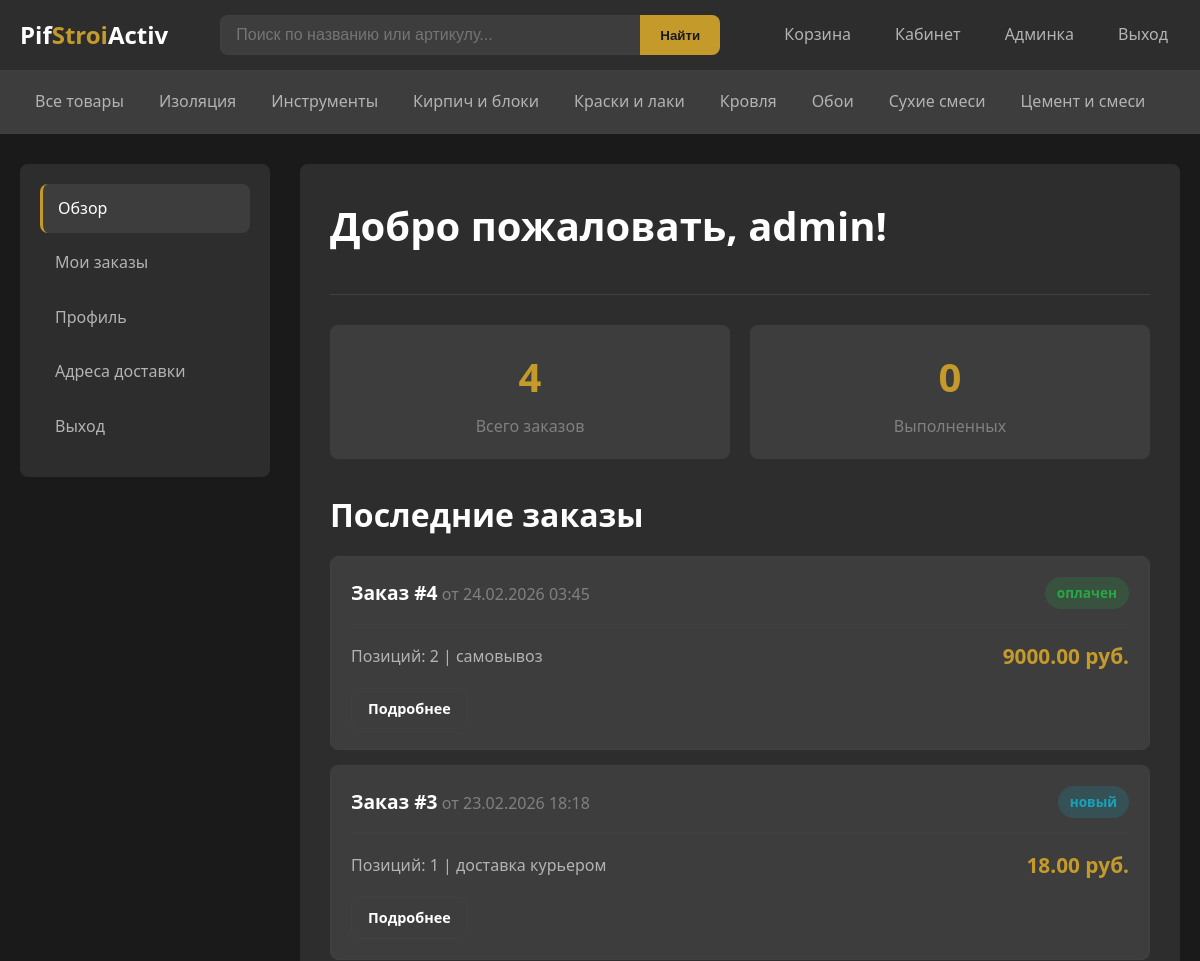
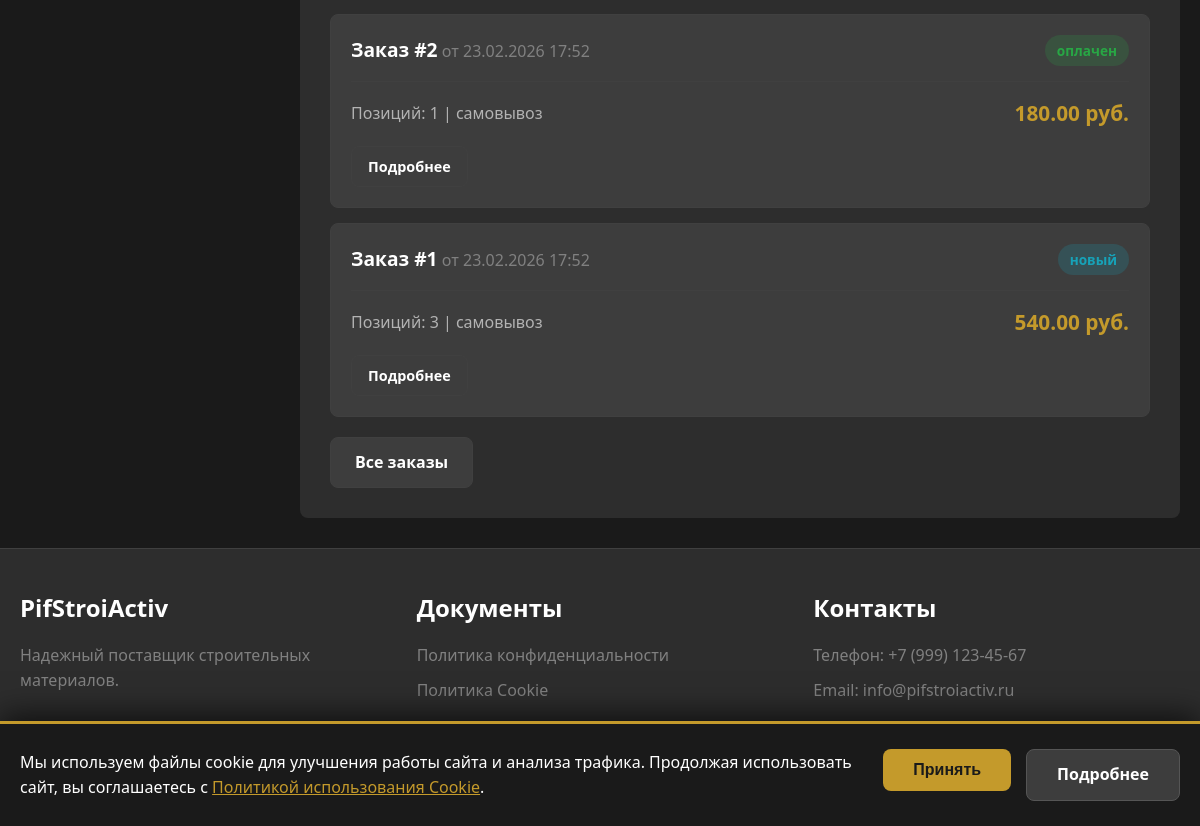
The page /cabinet (signed in) on the database its author committed (2 pictures, top to bottom).
### models.py (models this page shows, shortened)
class Category(db.Model):
    __tablename__ = 'categories'
    id = db.Column(db.Integer, primary_key=True)
    name = db.Column(db.String(100), unique=True, nullable=False, index=True)
    description = db.Column(db.Text)
    products = db.relationship('Product', backref='category', lazy='dynamic')

class User(UserMixin, db.Model):
    __tablename__ = 'users'
    id = db.Column(db.Integer, primary_key=True)
    username = db.Column(db.String(80), unique=True, nullable=False, index=True)
    email = db.Column(db.String(120), unique=True, nullable=False, index=True)
    phone = db.Column(db.String(20))
    password_hash = db.Column(db.String(256), nullable=False)
    is_admin = db.Column(db.Boolean, default=False)
    is_blocked = db.Column(db.Boolean, default=False)
    registration_date = db.Column(db.DateTime, default=datetime.utcnow)
    addresses = db.relationship('Address', backref='user', lazy='dynamic', cascade='all, delete-orphan')
    orders = db.relationship('Order', backref='user', lazy='dynamic', cascade='all, delete-orphan')

class Order(db.Model):
    __tablename__ = 'orders'
    id = db.Column(db.Integer, primary_key=True)
    user_id = db.Column(db.Integer, db.ForeignKey('users.id'), nullable=False)
    order_date = db.Column(db.DateTime, default=datetime.utcnow, index=True)
    status = db.Column(db.String(50), default='новый')
    total_amount = db.Column(db.Float, nullable=False)
    delivery_address = db.Column(db.String(500))
    delivery_type = db.Column(db.String(50))  # самовывоз или доставка курьером
    payment_type = db.Column(db.String(50), default='наличные при получении')
    comment = db.Column(db.Text)
    phone = db.Column(db.String(20))
    email = db.Column(db.String(120))
    items = db.relationship('OrderItem', backref='order', lazy='dynamic', cascade='all, delete-orphan')
    STATUSES = [
        ('новый', 'Новый'),
        ('в обработке', 'В обработке'),
        ('оплачен', 'Оплачен'),
        ('отправлен', 'Отправлен'),
        ('выполнен', 'Выполнен'),
        ('отменен', 'Отменен')
    ]
    def get_status_class(self):
        status_classes = {
            'новый': 'status-new',
            'в обработке': 'status-processing',
            'оплачен': 'status-paid',
            'отправлен': 'status-shipped',
            'выполнен': 'status-completed',
            'отменен': 'status-cancelled'
        }
        return status_classes.get(self.status, 'status-new')
    def get_items_count(self):
        return sum(item.quantity for item in self.items)

class OrderItem(db.Model):
    __tablename__ = 'order_items'
    id = db.Column(db.Integer, primary_key=True)
    order_id = db.Column(db.Integer, db.ForeignKey('orders.id'), nullable=False)
    product_id = db.Column(db.Integer, db.ForeignKey('products.id'), nullable=False)
    quantity = db.Column(db.Integer, nullable=False)
    price_at_time = db.Column(db.Float, nullable=False)  # Цена на момент заказа
    product = db.relationship('Product', backref='order_items')

### app.py (the view)
@app.route('/cabinet')
@login_required
def cabinet():
    recent_orders = Order.query.filter_by(user_id=current_user.id) \
        .order_by(Order.order_date.desc()).limit(5).all()
    total_orders = Order.query.filter_by(user_id=current_user.id).count()
    completed_orders = Order.query.filter_by(
        user_id=current_user.id,
        status='выполнен'
    ).count()
    return render_template('cabinet/dashboard.html',
                           recent_orders=recent_orders,
                           total_orders=total_orders,
                           completed_orders=completed_orders)

### app.py (called while the page is built)
@login_manager.user_loader
def load_user(user_id):
    return User.query.get(int(user_id))

def get_cart():
    if 'cart' not in session:
        session['cart'] = {}
    return session['cart']

def get_cart_count():
    cart = get_cart()
    return sum(cart.values())

@app.context_processor
def inject_globals():
    categories = Category.query.order_by(Category.name).all()
    cart_count = get_cart_count()
    return dict(
        categories=categories,
        cart_count=cart_count,
        current_year=datetime.now().year
    )

### templates/cabinet/dashboard.html (shortened to what this page needs)
{% extends "base.html" %}
{% block content %}
<div class="cabinet-layout">
    <aside class="cabinet-sidebar">
        <ul class="cabinet-menu">
            <li><a href="{{ url_for('cabinet') }}" class="active">Обзор</a></li>
            <li><a href="{{ url_for('cabinet_orders') }}">Мои заказы</a></li>
            <li><a href="{{ url_for('cabinet_profile') }}">Профиль</a></li>
            <li><a href="{{ url_for('cabinet_addresses') }}">Адреса доставки</a></li>
            <li><a href="{{ url_for('logout') }}">Выход</a></li>
        </ul>
    </aside>
    <div class="cabinet-content">
        <div class="cabinet-header">
            <h1>Добро пожаловать, {{ current_user.username }}!</h1>
        </div>
        <div class="stats-grid">
            <div class="stat-card">
                <div class="stat-value">{{ total_orders }}</div>
                <div class="stat-label">Всего заказов</div>
            </div>
            <div class="stat-card">
                <div class="stat-value">{{ completed_orders }}</div>
                <div class="stat-label">Выполненных</div>
            </div>
        </div>
        <h2>Последние заказы</h2>
        {% if recent_orders %}
        <div class="orders-list">
            {% for order in recent_orders %}
            <div class="order-card">
                <div class="order-card-header">
                    <div>
                        <span class="order-number">Заказ #{{ order.id }}</span>
                        <span class="order-date">от {{ order.order_date.strftime('%d.%m.%Y %H:%M') }}</span>
                    </div>
                    <span class="order-status {{ order.get_status_class() }}">{{ order.status }}</span>
                </div>
                <div class="order-card-body">
                    <div class="order-info">
                        Позиций: {{ order.get_items_count() }} | {{ order.delivery_type }}
                    </div>
                    <div class="order-total">{{ "%.2f"|format(order.total_amount) }} руб.</div>
                </div>
                <div style="margin-top: 15px;">
                    <a href="{{ url_for('cabinet_order_detail', order_id=order.id) }}" class="btn btn-secondary btn-sm">Подробнее</a>
                </div>
            </div>
            {% endfor %}
        </div>
        <div style="margin-top: 20px;">
            <a href="{{ url_for('cabinet_orders') }}" class="btn btn-secondary">Все заказы</a>
        </div>
        {% else %}
        <p>У вас пока нет заказов. <a href="{{ url_for('catalog') }}">Перейти в каталог</a></p>
        {% endif %}
    </div>
</div>
{% endblock %}

### templates/base.html (shortened to what this page needs)
<!DOCTYPE html>
<html lang="ru">
<head>
    <link rel="stylesheet" href="{{ url_for('static', filename='css/style.css') }}">
</head>
<body>
    <header class="header">
        <div class="container">
            <div class="header-content">
                <a href="{{ url_for('index') }}" class="logo">
                    <span class="logo-text">Pif<span>Stroi</span>Activ</span>
                </a>
                <div class="header-search">
                    <form action="{{ url_for('catalog') }}" method="GET" class="search-form">
                        <input type="text" name="query" placeholder="Поиск по названию или артикулу..."
                               value="{{ request.args.get('query', '') }}">
                        <button type="submit">Найти</button>
                    </form>
                </div>
                <nav class="header-nav">
                    <a href="{{ url_for('cart') }}" class="cart-link">
                        Корзина
                    </a>
                    {% if current_user.is_authenticated %}
                        <a href="{{ url_for('cabinet') }}">Кабинет</a>
                        {% if current_user.is_admin %}
                        <a href="{{ url_for('admin_dashboard') }}">Админка</a>
                        {% endif %}
                        <a href="{{ url_for('logout') }}">Выход</a>
                    {% else %}
                        <a href="{{ url_for('login') }}">Вход</a>
                        <a href="{{ url_for('register') }}">Регистрация</a>
                    {% endif %}
                </nav>
            </div>
        </div>
    </header>
    <nav class="nav-categories">
        <div class="container">
            <div class="nav-categories-content">
                <a href="{{ url_for('catalog') }}"
                   class="{% if request.endpoint == 'catalog' and not request.args.get('category_id') %}active{% endif %}">
                    Все товары
                </a>
                {% for cat in categories %}
                <a href="{{ url_for('catalog', category_id=cat.id) }}"
                   class="{% if request.args.get('category_id', 0)|int == cat.id %}active{% endif %}">
                    {{ cat.name }}
                </a>
                {% endfor %}
            </div>
        </div>
    </nav>
    <main class="main-content">
        <div class="container">
            {% block content %}{% endblock %}
        </div>
    </main>
    <footer class="footer">
        <div class="container">
            <div class="footer-content">
                <div class="footer-section">
                    <h4>PifStroiActiv</h4>
                    <p>Надежный поставщик строительных материалов.</p>
                </div>
                <div class="footer-section">
                    <h4>Документы</h4>
                    <ul>
                        <li><a href="{{ url_for('static', filename='docs/polz.pdf') }}" target="_blank">Политика конфиденциальности</a></li>
                        <li><a href="{{ url_for('static', filename='docs/cookie.pdf') }}" target="_blank">Политика Cookie</a></li>
                    </ul>
                </div>
                <div class="footer-section">
                    <h4>Контакты</h4>
                    <p>Телефон: +7 (999) 123-45-67</p>
                    <p>Email: info@pifstroiactiv.ru</p>
                </div>
            </div>
            <div class="footer-bottom">
                <p>{{ current_year }} PifStroiActiv. Все права защищены.</p>
            </div>
        </div>
    </footer>
    {% set show_cookie_banner = not session.get('cookies_accepted', False) %}
    {% if show_cookie_banner %}
    <div class="cookie-banner">
        <div class="cookie-banner-content">
            <div class="cookie-banner-text">
                Мы используем файлы cookie для улучшения работы сайта и анализа трафика.
                Продолжая использовать сайт, вы соглашаетесь с
                <a href="{{ url_for('static', filename='docs/cookie.pdf') }}" target="_blank">Политикой использования Cookie</a>.
            </div>
            <div class="cookie-banner-actions">
                <form action="{{ url_for('accept_cookies') }}" method="POST" style="display: inline;">
                    <button type="submit" class="cookie-btn cookie-btn-accept">Принять</button>
                </form>
                <a href="{{ url_for('static', filename='docs/cookie.pdf') }}" target="_blank" class="cookie-btn cookie-btn-more">Подробнее</a>
            </div>
        </div>
    </div>
    {% endif %}
</body>
</html>

### templates/base.html (style rules this page uses)
.cookie-banner { position: fixed; bottom: 0; left: 0; right: 0; background-color: #1a1a1a; border-top: 3px solid #c49a2b; padding: 25px 20px; z-index: 999999; box-shadow: 0 -5px 30px rgba(0, 0, 0, 0.7); }
.cookie-banner-content { max-width: 1200px; margin: 0 auto; display: flex; align-items: center; justify-content: space-between; gap: 30px; flex-wrap: wrap; }
.cookie-banner-text { flex: 1; min-width: 300px; color: #ffffff; font-size: 1rem; line-height: 1.6; }
.cookie-banner-text a { color: #c49a2b; text-decoration: underline; }
.cookie-banner-actions { display: flex; gap: 15px; flex-shrink: 0; }
.cookie-banner-actions form { margin: 0; }
.cookie-btn { padding: 12px 30px; font-size: 1rem; font-weight: 600; border: none; border-radius: 8px; cursor: pointer; text-decoration: none; display: inline-block; }
.cookie-btn-accept { background-color: #c49a2b; color: #1a1a1a; }
.cookie-btn-more { background-color: #3d3d3d; color: #ffffff; border: 1px solid #555; }

### rows shown on the page
Category: name "Изоляция"
Category: name "Инструменты"
Category: name "Кирпич и блоки"
Category: name "Краски и лаки"
Category: name "Кровля"
Category: name "Обои"
Category: name "Сухие смеси"
Category: name "Цемент и смеси"
User: username "admin"
Order: id "4", order_date "24.02.2026 03:45", status "оплачен", get_items_count "2", delivery_type "самовывоз", total_amount "9000.00"
Order: id "3", order_date "23.02.2026 18:18", status "новый", get_items_count "1", delivery_type "доставка курьером", total_amount "18.00"
Order: id "2", order_date "23.02.2026 17:52", status "оплачен", get_items_count "1", delivery_type "самовывоз", total_amount "180.00"
Order: id "1", order_date "23.02.2026 17:52", status "новый", get_items_count "3", delivery_type "самовывоз", total_amount "540.00"

### other values the page prints
{{ total_orders }} "4"
{{ completed_orders }} "0"
